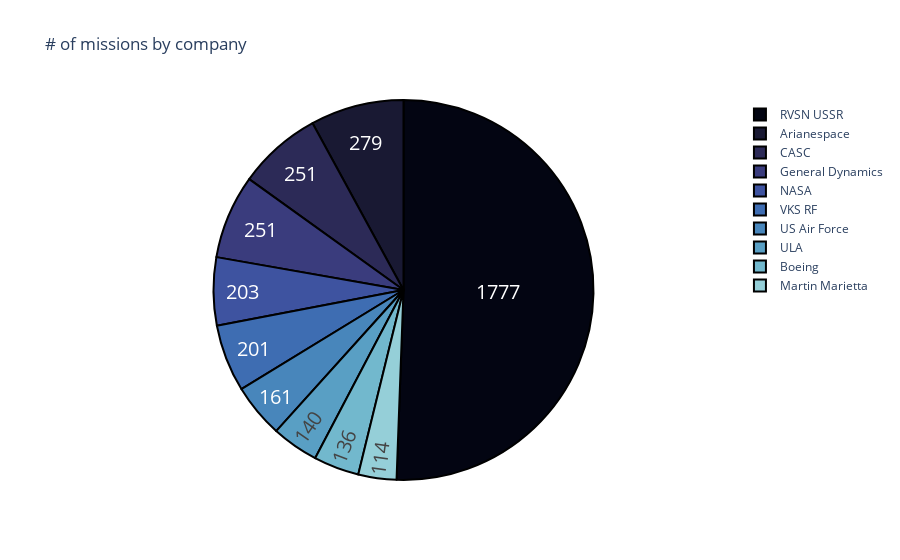

Source (notebook cell):
### Markdown cell above
#### PLOT

### Code cell
fig = px.pie(df_by_company, values='total_missions_by_company',
             names='company', title='# of missions by company',
            color_discrete_sequence=px.colors.sequential.ice)
fig.update_traces(hoverinfo='label+percent', textinfo='value', textfont_size=20,
                  marker=dict( line=dict(color='#000000', width=2)))
fig.show()

### Figure 1 — Plotly figure (JSON) as saved in the notebook; plotly's stock layout.template omitted (floating-point values rounded to 4 significant figures)
{"data": [{"domain": {"x": [0, 1], "y": [0, 1]}, "hoverinfo": "label+percent", "hovertemplate": "company=%{label}<br>total_missions_by_company=%{value}<extra></extra>", "labels": ["RVSN USSR", "Arianespace", "CASC", "General Dynamics", "NASA", "VKS RF", "US Air Force", "ULA", "Boeing", "Martin Marietta"], "legendgroup": "", "marker": {"line": {"color": "#000000", "width": 2}}, "name": "", "showlegend": true, "textfont": {"size": 20}, "textinfo": "value", "type": "pie", "values": [1777, 279, 251, 251, 203, 201, 161, 140, 136, 114]}], "layout": {"legend": {"tracegroupgap": 0}, "piecolorway": ["rgb(3, 5, 18)", "rgb(25, 25, 51)", "rgb(44, 42, 87)", "rgb(58, 60, 125)", "rgb(62, 83, 160)", "rgb(62, 109, 178)", "rgb(72, 134, 187)", "rgb(89, 159, 196)", "rgb(114, 184, 205)", "rgb(149, 207, 216)", "rgb(192, 229, 232)", "rgb(234, 252, 253)"], "title": {"text": "# of missions by company"}}}
